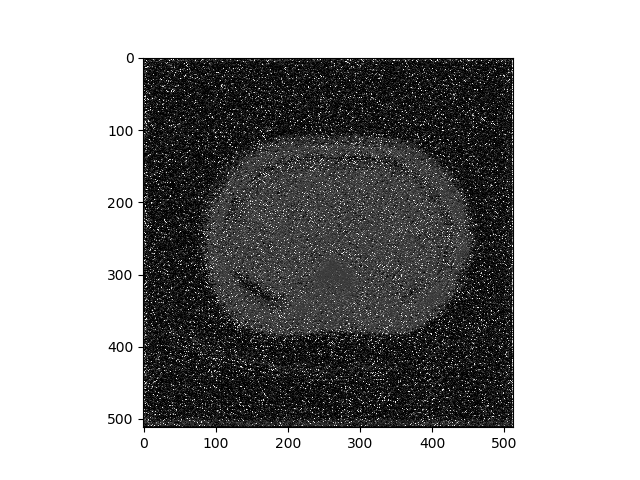
#> input picture 0_Progress/images/12_denoise.png, 640 x 480 px; its folder holds 4 pictures in this run
$ python a.py   (older library calls are emulated)
#> lines starting #> are read from the running program, lines starting #| are printed output that depends on the picture
import numpy as np
import os,sys
from scipy.ndimage import imread
from scipy.misc import imresize
from scipy.signal import convolve2d
import matplotlib.pyplot as plt
import scipy
from skimage.segmentation import slic
from skimage.segmentation import mark_boundaries

# 0. Read the images
PathDicom = "./images/"
lstFilesDCM = []  # create an empty list
for dirName, subdirList, fileList in os.walk(PathDicom):
    for filename in fileList:
        lstFilesDCM.append(os.path.join(dirName,filename))

# 0. Read the data into Numpy
one = np.zeros((7,512,512))

# 0.5 Transfer All of the Data into array
print('===== READING DATA ========')
for file_index in range(len(lstFilesDCM)):
    one[file_index,:,:]   = imresize(imread(lstFilesDCM[file_index],mode='F',flatten=True),(512,512))
print('===== Done READING DATA ========')


# 1. Identity
kernerl = np.array([
    [0,0,0],
    [0,1,0],
    [0,0,0]
])
#> kernerl = [[0, 0, 0], [0, 1, 0], [0, 0, 0]]

for x in range(len(one)):
    temp = convolve2d(one[x,:,:],kernerl,mode='same')
    plt.axis('off')
    plt.imshow(temp,cmap='gray')
    plt.show()
#> this loop made 7 passes
#> pass 1, `temp = convolve2d(one[x,:,:],kernerl,mode='same')`:
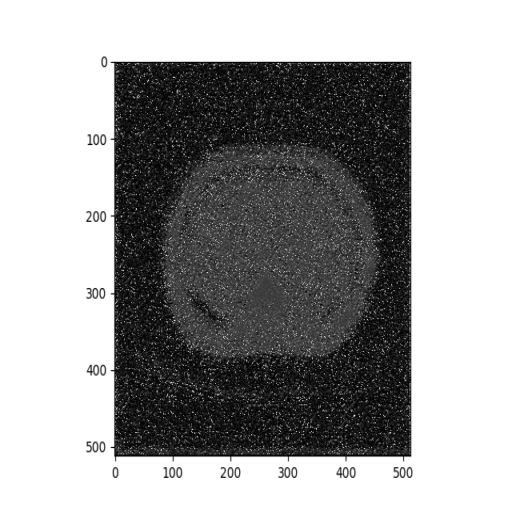
#> temp: shape (512, 512) float64; min 0, max 255, mean 158.8
#> pass 2, `temp = convolve2d(one[x,:,:],kernerl,mode='same')`:
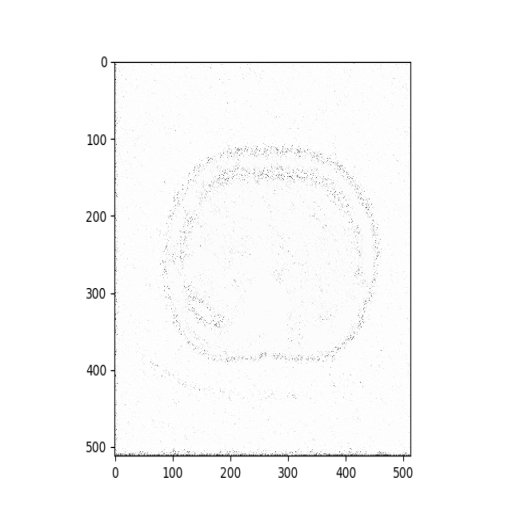
#> temp: shape (512, 512) float64; min 3, max 255, mean 250.9
#> pass 3, `temp = convolve2d(one[x,:,:],kernerl,mode='same')`:
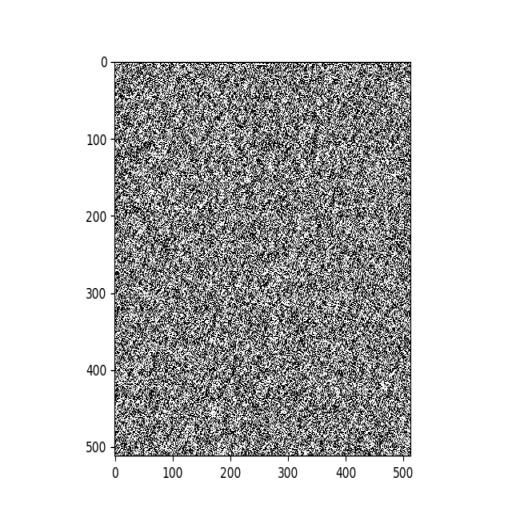
#> temp: shape (512, 512) float64; min 0, max 255, mean 196.8

# 2. Edge Detection (Horizontal)
kernerl = np.array([
    [-1,0,1],
    [-1,0,1],
    [-1,0,1]
])

for x in range(len(one)):
    temp = convolve2d(one[x,:,:],kernerl,mode='same')
    plt.axis('off')
    plt.imshow(temp,cmap='gray')
    plt.show()

# 3. Edge Detection (Vertical)
kernerl = np.array([
    [-1,-1,-1],
    [0,0,0],
    [1,1,1]
])

for x in range(len(one)):
    temp = convolve2d(one[x,:,:],kernerl,mode='same')
    plt.axis('off')
    plt.imshow(temp,cmap='gray')
    plt.show()

# 4. Gradient Magnitude
kernerl1 = np.array([
    [-1,-1,-1],
    [0,0,0],
    [1,1,1]
])
kernerl2 = np.array([
    [-1,0,1],
    [-1,0,1],
    [-1,0,1]
])

for x in range(len(one)):
    temp1 = convolve2d(one[x,:,:],kernerl1,mode='same')
    temp2 = convolve2d(one[x,:,:],kernerl2,mode='same')

    temp3 = np.sqrt(temp1**2 + temp2**2)

    plt.axis('off')
    plt.imshow(temp3,cmap='gray')
    plt.show()


# 5. Gradient Direction
kernerl1 = np.array([
    [-1,-1,-1],
    [0,0,0],
    [1,1,1]
])
kernerl2 = np.array([
    [-1,0,1],
    [-1,0,1],
    [-1,0,1]
])

for x in range(len(one)):
    temp1 = convolve2d(one[x,:,:],kernerl1,mode='same')
    temp2 = convolve2d(one[x,:,:],kernerl2,mode='same')

    temp3 = np.arctan(temp1/temp2)

    plt.axis('off')
    plt.imshow(temp3,cmap='gray')
    plt.show()


# 6. Sobel Gradient Magnitude
kernerl1 = np.array([
    [1,2,1],
    [0,0,0],
    [-1,-2,-1]
])
kernerl2 = np.array([
    [1,0,-1],
    [2,0,-2],
    [1,0,-1]
])

for x in range(len(one)):
    temp1 = convolve2d(one[x,:,:],kernerl1,mode='same')
    temp2 = convolve2d(one[x,:,:],kernerl2,mode='same')

    temp3 = np.sqrt(temp1**2 + temp2**2)

    plt.axis('off')
    plt.imshow(temp3,cmap='gray')
    plt.show()


# 7. Sobel Gradient Direction
kernerl1 = np.array([
    [1,2,1],
    [0,0,0],
    [-1,-2,-1]
])
kernerl2 = np.array([
    [1,0,-1],
    [2,0,-2],
    [1,0,-1]
])

for x in range(len(one)):
    temp1 = convolve2d(one[x,:,:],kernerl1,mode='same')
    temp2 = convolve2d(one[x,:,:],kernerl2,mode='same')

    temp3 = np.arctan(temp1/temp2)

    plt.axis('off')
    plt.imshow(temp3,cmap='gray')
    plt.show()
#> this loop made 7 passes
#> pass 1, `plt.show()`:
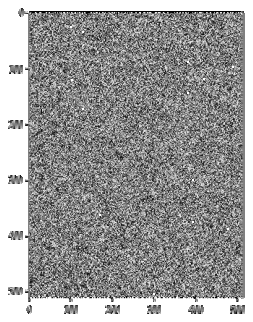
#> figure drawn by matplotlib, 1 panel


# 8. Guassian Blur
for x in range(len(one)):
    temp = scipy.ndimage.filters.gaussian_filter(
        one[x,:,:],
        sigma = 10
        )
    plt.axis('off')
    plt.imshow(temp,cmap='gray')
    plt.show()
#> this loop made 7 passes
#> pass 1, `plt.show()`:
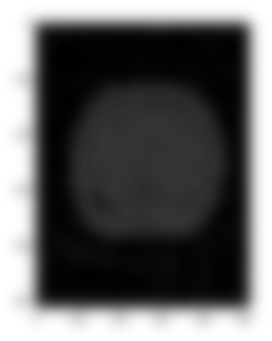
#> figure drawn by matplotlib, 1 panel


# 9. Sharpening
kernerl1 = np.array([
    [1,1,1],
    [0,0,0],
    [-1,-1,-1]
])
kernerl2 = np.array([
    [1,0,-1],
    [1,0,-1],
    [1,0,-1]
])

for x in range(len(one)):
    temp1 = convolve2d(one[x,:,:],kernerl1,mode='same')
    temp2 = convolve2d(one[x,:,:],kernerl2,mode='same')

    temp3 = np.sqrt(temp1**2 + temp2**2)

    plt.axis('off')
    plt.imshow(temp3 +one[x,:,:] ,cmap='gray')
    plt.show()
#> this loop made 7 passes
#> pass 1, `plt.show()`:
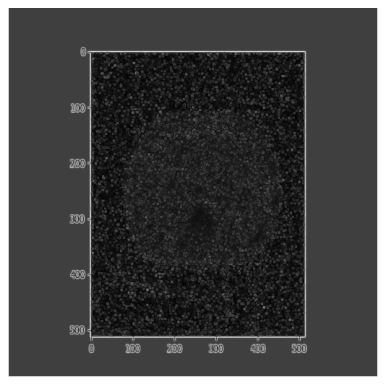
#> figure drawn by matplotlib, 1 panel


# 10. Emboss
kernerl = np.array([
    [-1,-1,0],
    [-1,0,1],
    [0,1,1]
])

for x in range(len(one)):
    temp = convolve2d(one[x,:,:],kernerl,mode='same') + 128
    plt.axis('off')
    plt.imshow(temp,cmap='gray')
    plt.show()
#> this loop made 7 passes
#> pass 2, `plt.show()`:
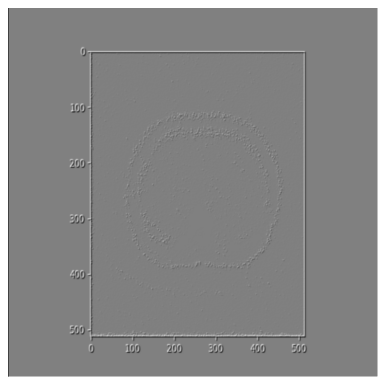
#> figure drawn by matplotlib, 1 panel


# 11. Super Pixel
for x in range(len(one)):
#> (the run stopped early here; a loop or call above may not have finished)
